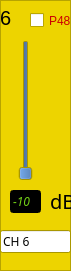
   <widget class="QFrame" name="frame_6">
    <property name="geometry">
     <rect>
      <x>350</x>
      <y>30</y>
      <width>71</width>
      <height>271</height>
     </rect>
    </property>
    <property name="palette">
     <palette>
      <active>
       <colorrole role="Base">
        <brush brushstyle="SolidPattern">
         <color alpha="255">
          <red>255</red>
          <green>255</green>
          <blue>255</blue>
         </color>
        </brush>
       </colorrole>
       <colorrole role="Window">
        <brush brushstyle="SolidPattern">
         <color alpha="255">
          <red>237</red>
          <green>212</green>
          <blue>0</blue>
         </color>
        </brush>
       </colorrole>
      </active>
      <inactive>
       <colorrole role="Base">
        <brush brushstyle="SolidPattern">
         <color alpha="255">
          <red>255</red>
          <green>255</green>
          <blue>255</blue>
         </color>
        </brush>
       </colorrole>
       <colorrole role="Window">
        <brush brushstyle="SolidPattern">
         <color alpha="255">
          <red>237</red>
          <green>212</green>
          <blue>0</blue>
         </color>
        </brush>
       </colorrole>
      </inactive>
      <disabled>
       <colorrole role="Base">
        <brush brushstyle="SolidPattern">
         <color alpha="255">
          <red>237</red>
          <green>212</green>
          <blue>0</blue>
         </color>
        </brush>
       </colorrole>
       <colorrole role="Window">
        <brush brushstyle="SolidPattern">
         <color alpha="255">
          <red>237</red>
          <green>212</green>
          <blue>0</blue>
         </color>
        </brush>
       </colorrole>
      </disabled>
     </palette>
    </property>
    <property name="autoFillBackground">
     <bool>true</bool>
    </property>
    <property name="frameShape">
     <enum>QFrame::StyledPanel</enum>
    </property>
    <property name="frameShadow">
     <enum>QFrame::Raised</enum>
    </property>
    <widget class="QLabel" name="label_13">
     <property name="geometry">
      <rect>
       <x>0</x>
       <y>10</y>
       <width>21</width>
       <height>16</height>
      </rect>
     </property>
     <property name="font">
      <font>
       <pointsize>15</pointsize>
      </font>
     </property>
     <property name="text">
      <string>6</string>
     </property>
    </widget>
    <widget class="QSlider" name="g_ch_6">
     <property name="geometry">
      <rect>
       <x>10</x>
       <y>40</y>
       <width>31</width>
       <height>141</height>
      </rect>
     </property>
     <property name="palette">
      <palette>
       <active>
        <colorrole role="Button">
         <brush brushstyle="SolidPattern">
          <color alpha="255">
           <red>52</red>
           <green>101</green>
           <blue>164</blue>
          </color>
         </brush>
        </colorrole>
       </active>
       <inactive>
        <colorrole role="Button">
         <brush brushstyle="SolidPattern">
          <color alpha="255">
           <red>52</red>
           <green>101</green>
           <blue>164</blue>
          </color>
         </brush>
        </colorrole>
       </inactive>
       <disabled>
        <colorrole role="Button">
         <brush brushstyle="SolidPattern">
          <color alpha="255">
           <red>52</red>
           <green>101</green>
           <blue>164</blue>
          </color>
         </brush>
        </colorrole>
       </disabled>
      </palette>
     </property>
     <property name="minimum">
      <number>0</number>
     </property>
     <property name="maximum">
      <number>12</number>
     </property>
     <property name="singleStep">
      <number>1</number>
     </property>
     <property name="pageStep">
      <number>1</number>
     </property>
     <property name="value">
      <number>0</number>
     </property>
     <property name="orientation">
      <enum>Qt::Vertical</enum>
     </property>
     <property name="tickInterval">
      <number>6</number>
     </property>
    </widget>
    <widget class="QCheckBox" name="p48_6">
     <property name="geometry">
      <rect>
       <x>30</x>
       <y>10</y>
       <width>41</width>
       <height>21</height>
      </rect>
     </property>
     <property name="palette">
      <palette>
       <active>
        <colorrole role="WindowText">
         <brush brushstyle="SolidPattern">
          <color alpha="255">
           <red>204</red>
           <green>0</green>
           <blue>0</blue>
          </color>
         </brush>
        </colorrole>
       </active>
       <inactive>
        <colorrole role="WindowText">
         <brush brushstyle="SolidPattern">
          <color alpha="255">
           <red>204</red>
           <green>0</green>
           <blue>0</blue>
          </color>
         </brush>
        </colorrole>
       </inactive>
       <disabled>
        <colorrole role="WindowText">
         <brush brushstyle="SolidPattern">
          <color alpha="255">
           <red>190</red>
           <green>190</green>
           <blue>190</blue>
          </color>
         </brush>
        </colorrole>
       </disabled>
      </palette>
     </property>
     <property name="text">
      <string>P48</string>
     </property>
    </widget>
    <widget class="QLineEdit" name="d_ch_6">
     <property name="enabled">
      <bool>false</bool>
     </property>
     <property name="geometry">
      <rect>
       <x>10</x>
       <y>190</y>
       <width>31</width>
       <height>23</height>
      </rect>
     </property>
     <property name="palette">
      <palette>
       <active>
        <colorrole role="WindowText">
         <brush brushstyle="SolidPattern">
          <color alpha="255">
           <red>0</red>
           <green>0</green>
           <blue>0</blue>
          </color>
         </brush>
        </colorrole>
        <colorrole role="Light">
         <brush brushstyle="SolidPattern">
          <color alpha="255">
           <red>255</red>
           <green>255</green>
           <blue>255</blue>
          </color>
         </brush>
        </colorrole>
        <colorrole role="Dark">
         <brush brushstyle="SolidPattern">
          <color alpha="255">
           <red>115</red>
           <green>210</green>
           <blue>22</blue>
          </color>
         </brush>
        </colorrole>
        <colorrole role="Text">
         <brush brushstyle="SolidPattern">
          <color alpha="255">
           <red>0</red>
           <green>0</green>
           <blue>0</blue>
          </color>
         </brush>
        </colorrole>
        <colorrole role="ButtonText">
         <brush brushstyle="SolidPattern">
          <color alpha="255">
           <red>0</red>
           <green>0</green>
           <blue>0</blue>
          </color>
         </brush>
        </colorrole>
        <colorrole role="Base">
         <brush brushstyle="SolidPattern">
          <color alpha="255">
           <red>0</red>
           <green>0</green>
           <blue>0</blue>
          </color>
         </brush>
        </colorrole>
        <colorrole role="Window">
         <brush brushstyle="SolidPattern">
          <color alpha="255">
           <red>0</red>
           <green>0</green>
           <blue>0</blue>
          </color>
         </brush>
        </colorrole>
       </active>
       <inactive>
        <colorrole role="WindowText">
         <brush brushstyle="SolidPattern">
          <color alpha="255">
           <red>0</red>
           <green>0</green>
           <blue>0</blue>
          </color>
         </brush>
        </colorrole>
        <colorrole role="Light">
         <brush brushstyle="SolidPattern">
          <color alpha="255">
           <red>255</red>
           <green>255</green>
           <blue>255</blue>
          </color>
         </brush>
        </colorrole>
        <colorrole role="Dark">
         <brush brushstyle="SolidPattern">
          <color alpha="255">
           <red>115</red>
           <green>210</green>
           <blue>22</blue>
          </color>
         </brush>
        </colorrole>
        <colorrole role="Text">
         <brush brushstyle="SolidPattern">
          <color alpha="255">
           <red>0</red>
           <green>0</green>
           <blue>0</blue>
          </color>
         </brush>
        </colorrole>
        <colorrole role="ButtonText">
         <brush brushstyle="SolidPattern">
          <color alpha="255">
           <red>0</red>
           <green>0</green>
           <blue>0</blue>
          </color>
         </brush>
        </colorrole>
        <colorrole role="Base">
         <brush brushstyle="SolidPattern">
          <color alpha="255">
           <red>0</red>
           <green>0</green>
           <blue>0</blue>
          </color>
         </brush>
        </colorrole>
        <colorrole role="Window">
         <brush brushstyle="SolidPattern">
          <color alpha="255">
           <red>0</red>
           <green>0</green>
           <blue>0</blue>
          </color>
         </brush>
        </colorrole>
       </inactive>
       <disabled>
        <colorrole role="WindowText">
         <brush brushstyle="SolidPattern">
          <color alpha="255">
           <red>115</red>
           <green>210</green>
           <blue>22</blue>
          </color>
         </brush>
        </colorrole>
        <colorrole role="Light">
         <brush brushstyle="SolidPattern">
          <color alpha="255">
           <red>255</red>
           <green>255</green>
           <blue>255</blue>
          </color>
         </brush>
        </colorrole>
        <colorrole role="Dark">
         <brush brushstyle="SolidPattern">
          <color alpha="255">
           <red>115</red>
           <green>210</green>
           <blue>22</blue>
          </color>
         </brush>
        </colorrole>
        <colorrole role="Text">
         <brush brushstyle="SolidPattern">
          <color alpha="255">
           <red>115</red>
           <green>210</green>
           <blue>22</blue>
          </color>
         </brush>
        </colorrole>
        <colorrole role="ButtonText">
         <brush brushstyle="SolidPattern">
          <color alpha="255">
           <red>115</red>
           <green>210</green>
           <blue>22</blue>
          </color>
         </brush>
        </colorrole>
        <colorrole role="Base">
         <brush brushstyle="SolidPattern">
          <color alpha="255">
           <red>0</red>
           <green>0</green>
           <blue>0</blue>
          </color>
         </brush>
        </colorrole>
        <colorrole role="Window">
         <brush brushstyle="SolidPattern">
          <color alpha="255">
           <red>0</red>
           <green>0</green>
           <blue>0</blue>
          </color>
         </brush>
        </colorrole>
       </disabled>
      </palette>
     </property>
     <property name="font">
      <font>
       <family>Clean</family>
       <italic>true</italic>
      </font>
     </property>
     <property name="text">
      <string>-10</string>
     </property>
    </widget>
    <widget class="QLabel" name="label_14">
     <property name="geometry">
      <rect>
       <x>50</x>
       <y>190</y>
       <width>21</width>
       <height>21</height>
      </rect>
     </property>
     <property name="font">
      <font>
       <family>Clean</family>
       <pointsize>15</pointsize>
      </font>
     </property>
     <property name="text">
      <string>dB</string>
     </property>
    </widget>
    <widget class="QLineEdit" name="lineEdit_6">
     <property name="geometry">
      <rect>
       <x>0</x>
       <y>230</y>
       <width>71</width>
       <height>23</height>
      </rect>
     </property>
     <property name="font">
      <font>
       <family>Clean</family>
      </font>
     </property>
     <property name="text">
      <string>CH 6</string>
     </property>
    </widget>
   </widget>
